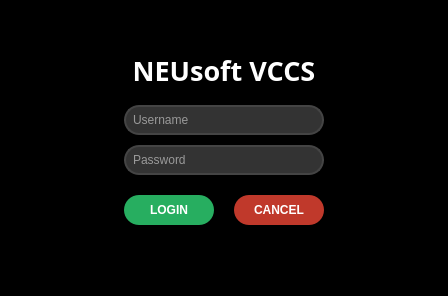
<?xml version="1.0" encoding="UTF-8"?>
<ui version="4.0">
 <class>Widget</class>
 <widget class="QWidget" name="Widget">
  <property name="geometry">
   <rect>
    <x>0</x>
    <y>0</y>
    <width>448</width>
    <height>296</height>
   </rect>
  </property>
  <property name="palette">
   <palette>
    <active>
     <colorrole role="WindowText">
      <brush brushstyle="SolidPattern">
       <color alpha="255">
        <red>255</red>
        <green>255</green>
        <blue>255</blue>
       </color>
      </brush>
     </colorrole>
     <colorrole role="Window">
      <brush brushstyle="SolidPattern">
       <color alpha="255">
        <red>0</red>
        <green>0</green>
        <blue>0</blue>
       </color>
      </brush>
     </colorrole>
    </active>
    <inactive>
     <colorrole role="WindowText">
      <brush brushstyle="SolidPattern">
       <color alpha="255">
        <red>255</red>
        <green>255</green>
        <blue>255</blue>
       </color>
      </brush>
     </colorrole>
     <colorrole role="Window">
      <brush brushstyle="SolidPattern">
       <color alpha="255">
        <red>0</red>
        <green>0</green>
        <blue>0</blue>
       </color>
      </brush>
     </colorrole>
    </inactive>
    <disabled/>
   </palette>
  </property>
  <property name="windowTitle">
   <string>Neusoft VCC System</string>
  </property>
  <widget class="QLabel" name="label_title">
   <property name="geometry">
    <rect>
     <x>124</x>
     <y>55</y>
     <width>200</width>
     <height>30</height>
    </rect>
   </property>
   <property name="font">
    <font>
     <family>汉仪中黑 197</family>
     <pointsize>20</pointsize>
     <bold>true</bold>
    </font>
   </property>
   <property name="text">
    <string>NEUsoft VCCS</string>
   </property>
   <property name="alignment">
    <set>Qt::AlignCenter</set>
   </property>
  </widget>
  <widget class="QLineEdit" name="line_account">
   <property name="geometry">
    <rect>
     <x>124</x>
     <y>105</y>
     <width>200</width>
     <height>30</height>
    </rect>
   </property>
   <property name="font">
    <font>
     <bold>false</bold>
    </font>
   </property>
   <property name="styleSheet">
    <string>
     QLineEdit {
       background-color: #333;
       border: 2px solid #444;
       border-radius: 15px;
       padding: 5px;
       color: white;
     }
    </string>
   </property>
   <property name="placeholderText">
    <string>Username</string>
   </property>
  </widget>
  <widget class="QLineEdit" name="line_password">
   <property name="geometry">
    <rect>
     <x>124</x>
     <y>145</y>
     <width>200</width>
     <height>30</height>
    </rect>
   </property>
   <property name="styleSheet">
    <string>
     QLineEdit {
       background-color: #333;
       border: 2px solid #444;
       border-radius: 15px;
       padding: 5px;
       color: white;
     }
    </string>
   </property>
   <property name="placeholderText">
    <string>Password</string>
   </property>
  </widget>
  <widget class="QPushButton" name="Button_login">
   <property name="geometry">
    <rect>
     <x>124</x>
     <y>195</y>
     <width>90</width>
     <height>30</height>
    </rect>
   </property>
   <property name="font">
    <font>
     <bold>true</bold>
    </font>
   </property>
   <property name="styleSheet">
    <string>
     QPushButton {
       background-color: #27ae60;
       color: white;
       border: none;
       padding: 5px;
       border-radius: 15px;
     }
     QPushButton:hover {
       background-color: #1e8449;
     }
    </string>
   </property>
   <property name="text">
    <string>LOGIN</string>
   </property>
  </widget>
  <widget class="QPushButton" name="Button_cancel">
   <property name="geometry">
    <rect>
     <x>234</x>
     <y>195</y>
     <width>90</width>
     <height>30</height>
    </rect>
   </property>
   <property name="font">
    <font>
     <bold>true</bold>
    </font>
   </property>
   <property name="styleSheet">
    <string>
     QPushButton {
       background-color: #c0392b;
       color: white;
       border: none;
       padding: 5px;
       border-radius: 15px;
     }
     QPushButton:hover {
       background-color: #a93226;
     }
    </string>
   </property>
   <property name="text">
    <string>CANCEL</string>
   </property>
  </widget>
  <widget class="QLabel" name="label_error">
   <property name="geometry">
    <rect>
     <x>124</x>
     <y>240</y>
     <width>200</width>
     <height>30</height>
    </rect>
   </property>
   <property name="font">
    <font>
     <pointsize>11</pointsize>
     <bold>true</bold>
    </font>
   </property>
   <property name="styleSheet">
    <string>color: rgb(235, 42,  6);</string>
   </property>
   <property name="text">
    <string/>
   </property>
   <property name="alignment">
    <set>Qt::AlignCenter</set>
   </property>
  </widget>
 </widget>
 <resources/>
 <connections/>
</ui>
